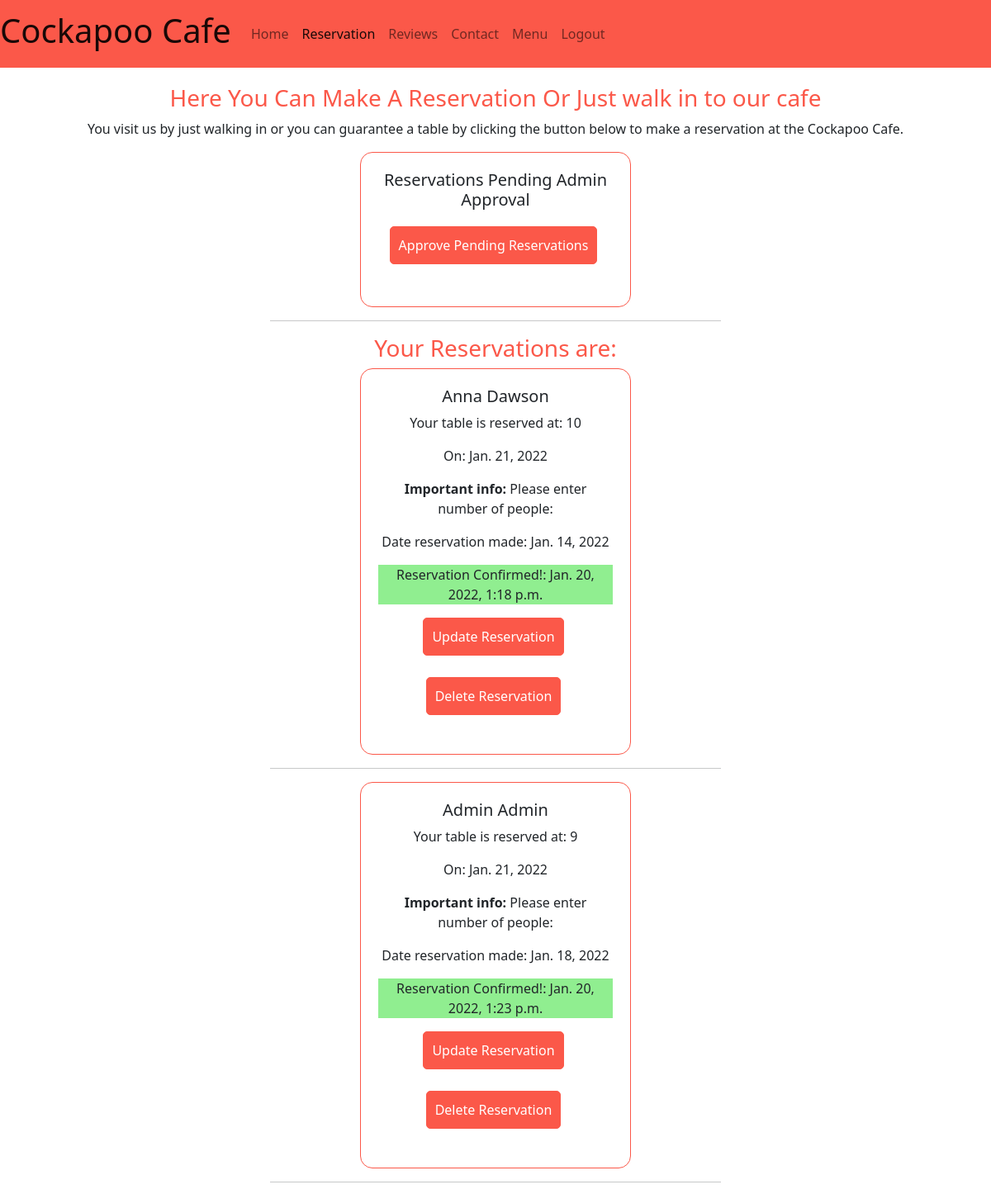
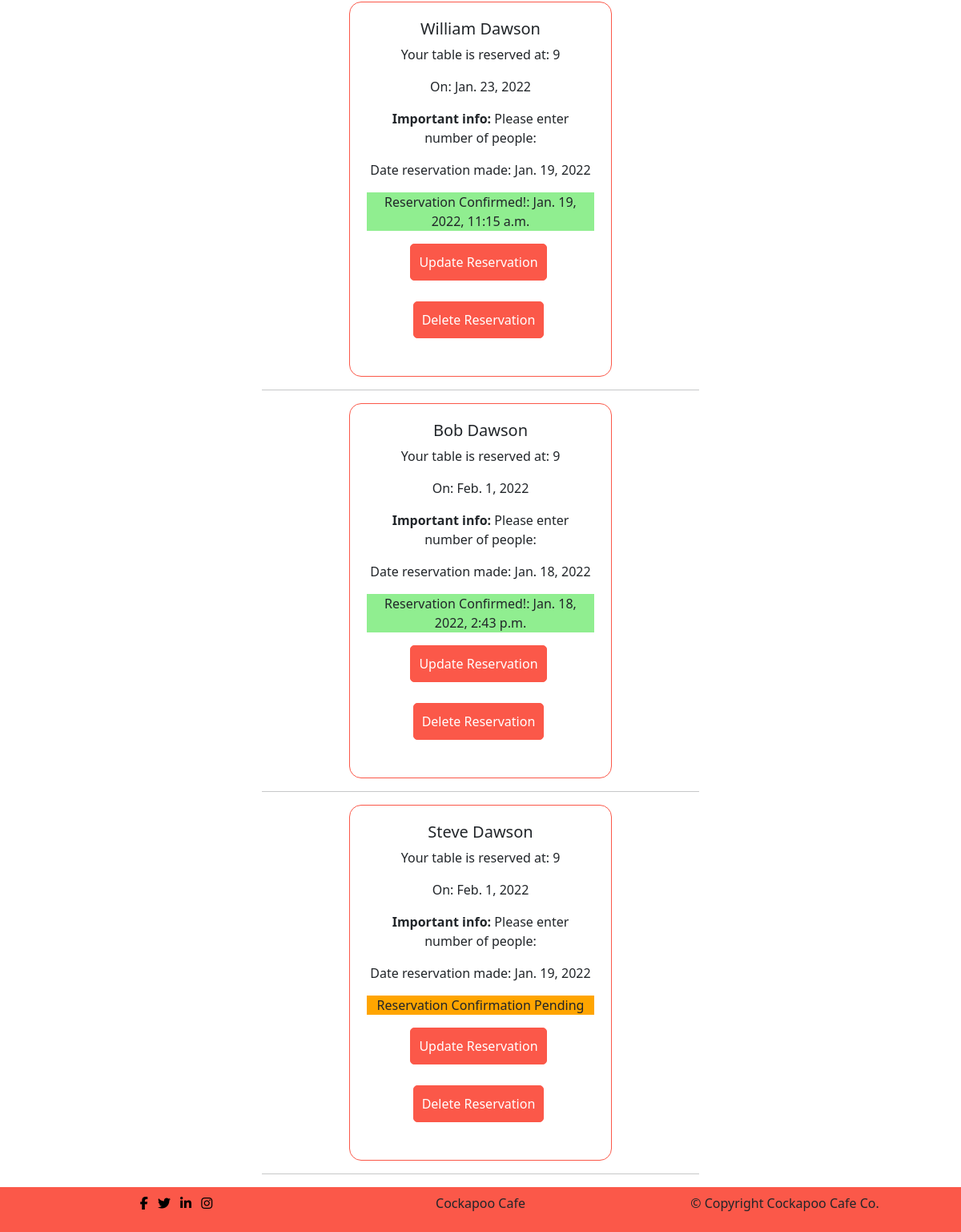
Page /reservation/ (signed in) on the earlier database version (2 pictures, top to bottom).
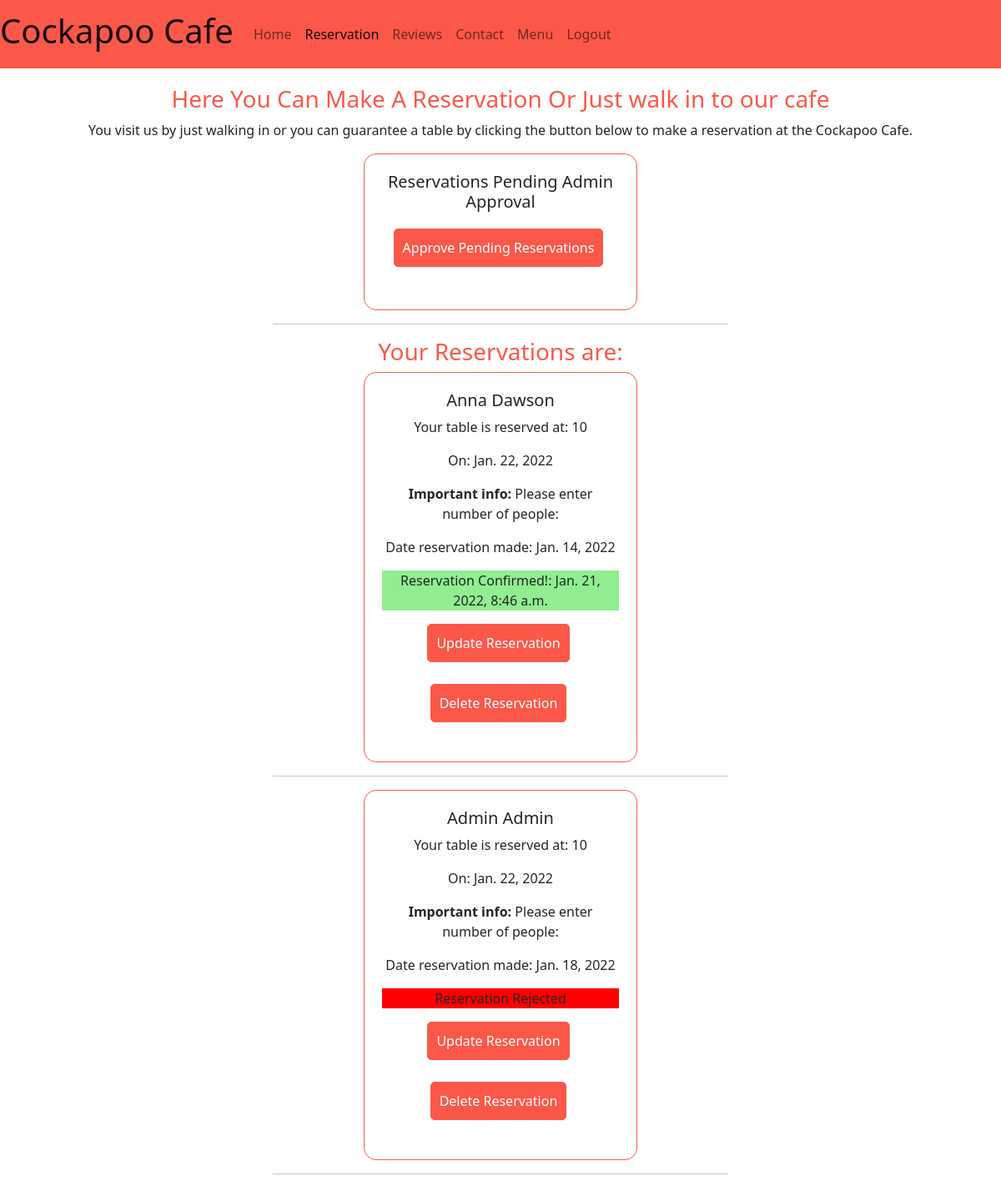
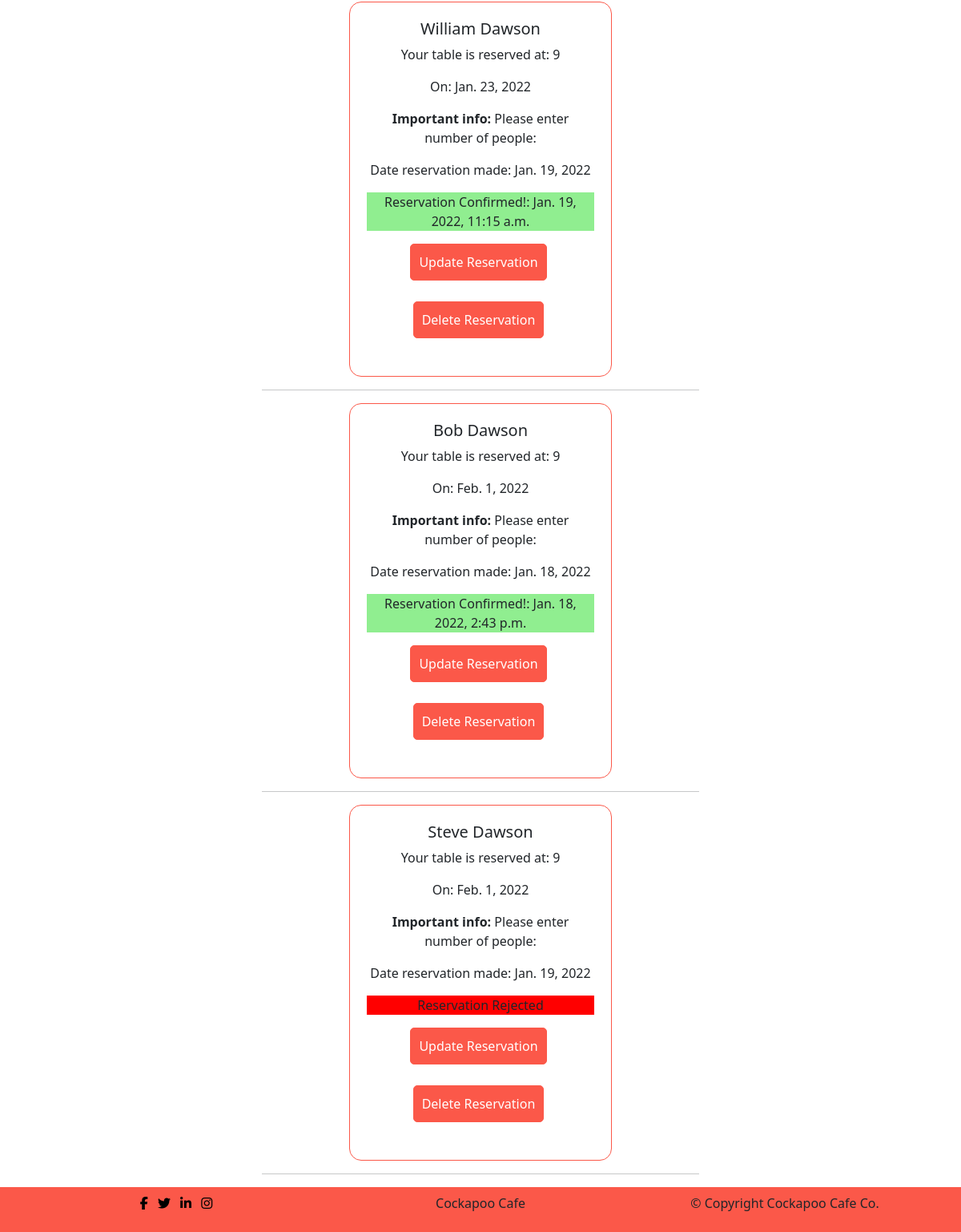
Same page on the later database version (2 pictures, top to bottom).
### reservation/models.py (models this page shows, shortened)
class Reservation(models.Model):
    first_name = models.CharField(max_length=100, unique=False)
    last_name = models.CharField(max_length=100, unique=False)
    email = models.EmailField(max_length=100, unique=False)
    phone = models.CharField(validators=[Phone_Regex], max_length=60,
                             null=True, blank=True)
    time = models.CharField(max_length=100, choices=Reservation_Choices,
                            default='9')
    datetime = models.DateField(auto_now_add=False, null=True, blank=False)
    information = models.TextField(blank=False,
                                   default='Please enter number of people:')
    sent_date = models.DateField(auto_now_add=True)
    accepted = models.BooleanField(default=False)
    rejected = models.BooleanField(default=False)
    accepted_date = models.DateTimeField(auto_now=True, null=True)
    user = models.ForeignKey(User, blank=True, null=True,
                             on_delete=models.CASCADE)
    class Meta:
        constraints = [
            models.CheckConstraint(
                check=Q(datetime__lte=F('datetime.now().date()')),
                name='start_before_end')
        ]

### reservation/views.py (the view)
# urls.py: path('', views.ReservationListView.as_view(), name="reservation"),
class ReservationListView(ListView):
    model = Reservation
    queryset = Reservation.objects.all().order_by('datetime')
    template_name = 'reservation/reservation.html'

### reservation/templates/reservation/reservation.html (shortened to what this page needs)
{% extends 'base.html' %}
{% load static %}
{% block content %}
    {% if user.is_authenticated %}
    <div class=" container">
        <div class="res-title">
            <h3>Here You Can Make A Reservation Or Just walk in to our cafe</h3>
            <p>You visit us by just walking in or you can guarantee a table by clicking the button below to make a reservation at the Cockapoo Cafe.</p>
        </div>
        {% if request.user.is_superuser %}
            <div class="row row-cols-1 row-cols-md-2 g-4 justify-content-center made-reservation">
                <div class="col">
                    <div class="card">
                        <div class="card-body text-center">
                            <h5 class="card-title">Reservations Pending Admin Approval</h5>
                            <p id="make-reservation-btn"><a class="menu-btn inline-flex" href="{% url 'approve_reservation' %}">Approve Pending Reservations</a></p>
                        </div>
                    </div>
                    <hr>
                </div>
            </div>
        {% endif %}
            <div>
                <h3>Your Reservations are:</h3>
            </div>
        {% for res in object_list %}
            {% if request.user.is_superuser %}
                <div class="row row-cols-1 row-cols-md-2 g-4 justify-content-center made-reservation">
                    <div class="col">
                        <div class="card">
                            <div class="card-body text-center">
                                <h5 class="card-title">{{ res.first_name }} {{ res.last_name }}</h5>
                                <p class="card-text">Your table is reserved at: {{ res.time }}</p>
                                <p class="card-text"> On: {{ res.datetime }}</p>
                                <p class="card-text"><strong>Important info:</strong> {{ res.information }}</p>
                                <p class="card-text">Date reservation made: {{ res.sent_date }}</p>
                                {% if res.accepted %}
                                    <p class="card-text confirmed-reservation">Reservation Confirmed!: {{ res.accepted_date }}</p>
                                {% elif res.rejected %}
                                    <p class="card-text rejected-reservation">Reservation Rejected</p>
                                {% else %}
                                    <p class="card-text pending-reservation">Reservation Confirmation Pending</p>
                                {% endif %}
                                <p class="inline-flex"><a href="{% url 'update_reservation' res.id %}" class="menu-btn">Update Reservation</a></p>
                                <p class="inline-flex"><a href="{% url 'delete_reservation' res.id %}" class="menu-btn">Delete Reservation</a></p>
                            </div>
                        </div>
                        <hr>
                    </div>
                </div>
            {% endif %}
        {% endfor %}
    </div>
    {% endif %}
{% endblock %}

### templates/base.html (shortened to what this page needs)
{% load static %}
<!DOCTYPE html>
<html class="h-100" lang="en">
<head>
    <link href="https://cdn.jsdelivr.net/npm/bootstrap@5.1.3/dist/css/bootstrap.min.css" rel="stylesheet">
    <link href="{% static 'css/style.css' %}" rel="stylesheet">
</head>
<body>
    <nav class="navbar navbar-expand-lg navbar-light nav-bg-col sticky">
        <div class="container-fluid">
          <a class="navbar-brand" href="/"><h1>Cockapoo Cafe</h1></a>
          <div class="collapse navbar-collapse" id="navbarSupportedContent">
            <ul class="navbar-nav me-auto mb-2 mb-lg-0">
              {% with url_name=request.resolver_match.url_name %}
                <li class="nav-item">
                  <a class="nav-link {% if url_name == 'home' %}active{% endif %}" href="{% url 'home' %}">Home</a>
                </li>
                {% if user.is_authenticated %}
                <li class="nav-item">
                  <a class="nav-link {% if url_name == 'reservation' %}active{% endif %}" href="{% url 'reservation' %}">Reservation</a>
                </li>
                {% else %}
                <li>
                  <a class="nav-link {% if url_name == 'account_signup' %}active{% endif %}" href="{% url 'account_signup' %}">Reservation</a>
                </li>
                {% endif %}
                <li class="nav-item">
                  <a class="nav-link {% if url_name == 'review' %}active{% endif %}" href="{% url 'review' %}">Reviews</a>
                </li>
                <li class="nav-item">
                  <a class="nav-link {% if url_name == 'contact' %}active{% endif %}" href="{% url 'contact' %}">Contact</a>
                </li>
                <li class="nav-item">
                  <a class="nav-link {% if url_name == 'menu' %}active{% endif %}" href="{% url 'menu' %}">Menu</a>
                </li>
                {% if user.is_authenticated %}
                <li class="nav-item">
                  <a class="nav-link {% if url_name == 'account_logout' %}active{% endif %}" href="{% url 'account_logout' %}">Logout</a>
                </li>
                {% endif %}
              {% endwith %}
          </div>
        </div>
      </nav>
    {% block content %}
    {% endblock %}
    <footer>
      <div class="container">
        <div class="row">
          <div class="col-sm socials">
            <ul>
              <li class="list-inline-item"><a href="https://facebook.com" target="_blank" rel="noopener" aria-label="visit us on Facebook (opens a new tab)"><i class="fa fa-facebook"></i></a></li>
              <li class="list-inline-item"><a href="https://twitter.com" target="_blank" rel="noopener" aria-label="visit us on Twitter (opens a new tab)"><i class="fa fa-twitter"></i></a></li>
              <li class="list-inline-item"><a href="https://www.linkedin.com" target="_blank" rel="noopener" aria-label="visit us on LinkedIn (opens a new tab)"><i class="fa fa-linkedin"></i></a></li>
              <li class="list-inline-item"><a href="https://instagram.com" target="_blank" rel="noopener" aria-label="visit us on Instagram (opens a new tab)"><i class="fa fa-instagram"></i></a></li>
            </ul>
          </div>
          <div class="col-sm">
            <p>Cockapoo Cafe</p>
          </div>
          <div class="col-sm">
            <p>© Copyright Cockapoo Cafe Co.</p>
          </div>
        </div>
      </div>
    </footer>
</body>
</html>

### static/css/style.css (style rules this page uses)
body { min-height: 100vh; display: flex; flex-direction: column; }
.container-fluid { padding-left: 0; padding-right: 0; }
.nav-bg-col { background-color: #fb5849; }
footer { background-color: #fb5849; margin-top: auto; text-align: center; padding-top: .5rem; padding-bottom: .5rem; display: inline-flex; }
nav { margin-bottom: 20px; }
.sticky { position: sticky; top: 0px; z-index: 100; }
ul { padding: 0; }
.socials i { color: black; }
.menu-btn { background-color: #fb5849; color: #fff; border: 1px solid #fb5849; padding: 10px; border-radius: 5px; margin-bottom: 10px; margin-right: 5px; text-decoration: none; }
.inline-flex { display: inline-flex; }
div.card { width: 60%; margin: 0 auto; margin-bottom: 10px;; }
.card { border: 1px solid #fb5849; border-radius: 15px; padding: 5px; }
h3 { color: #fb5849; text-align: center; }
.res-title { margin: 0 auto; text-align: center; }
#make-reservation-btn { text-align: center; margin: 20px auto; }
.confirmed-reservation { background-color: lightgreen; }
.rejected-reservation { background-color: red; }

Differences in the rows shown:
changed Reservation "Anna": datetime "Jan. 21, 2022" → "Jan. 22, 2022"; accepted_date "Jan. 20, 2022, 1:18 p.m." → "Jan. 21, 2022, 8:46 a.m."
changed Reservation "Admin": time "9" → "10"; datetime "Jan. 21, 2022" → "Jan. 22, 2022"; accepted_date "Jan. 20, 2022, 1:23 p.m." → (not shown); accepted "Reservation Confirmed!:" → "Reservation Rejected"
changed Reservation "Steve": rejected "Reservation Confirmation Pending" → "Reservation Rejected"
